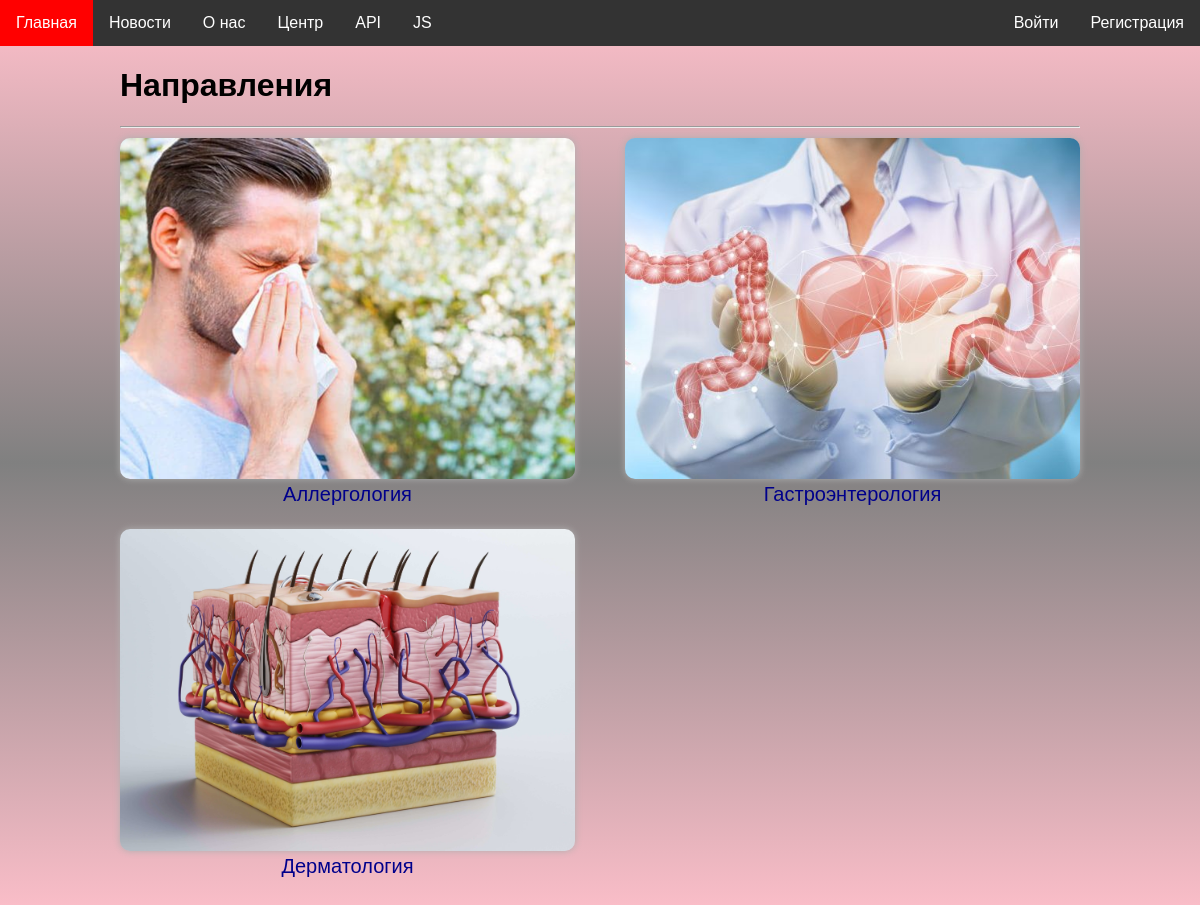
/services/categories/, run on an earlier commit of the app's database.
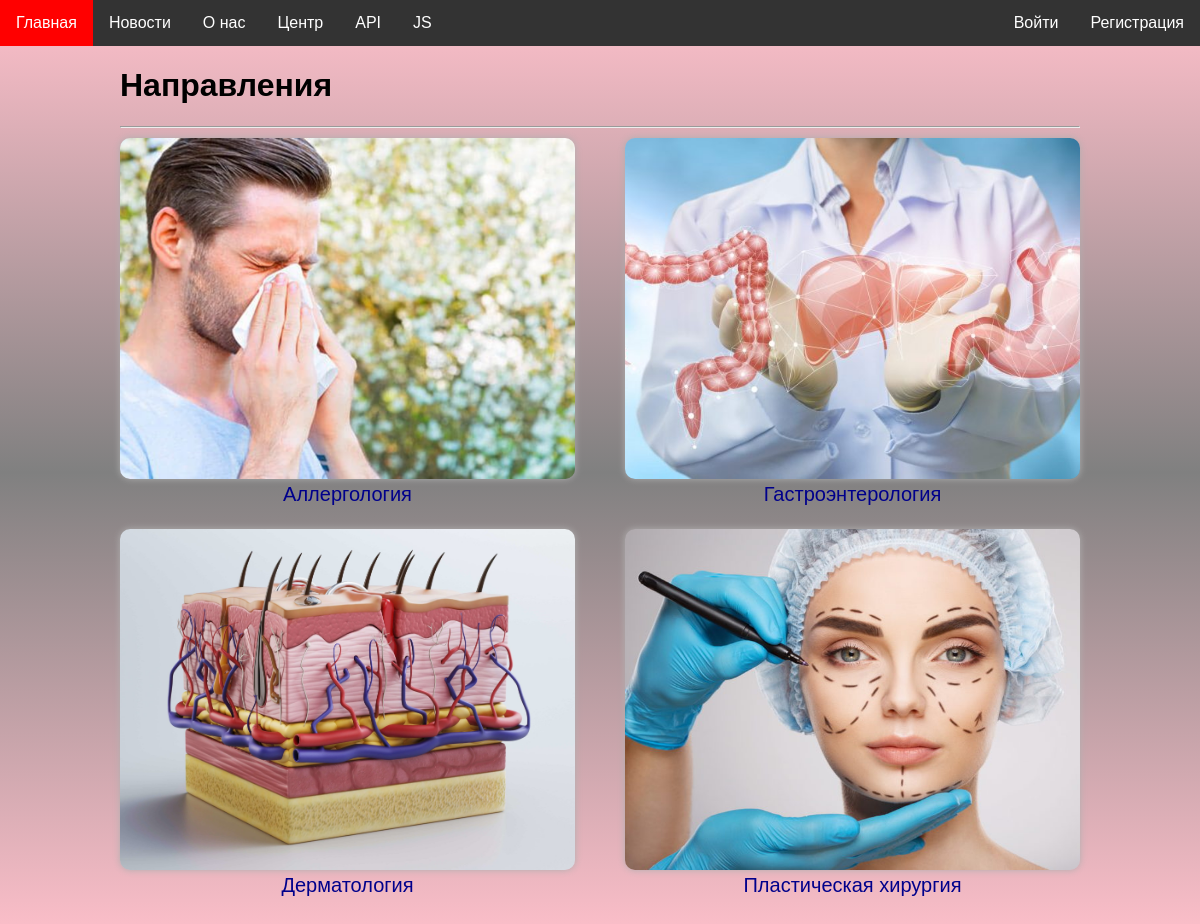
And on a later commit of the database.
### services/models.py (models this page shows, shortened)
class Category(models.Model):
    name = models.CharField(max_length=100)
    slug = models.SlugField(max_length=100, unique=True, db_index=True, verbose_name="URL")
    image = models.ImageField(upload_to='images/services/categories', null=True, blank=True)
    description = models.TextField(max_length=1000, null=True, blank=True)
    class Meta:
        verbose_name_plural = 'categories'

### services/views.py (the view)
# urls.py: path('categories/', CategoryListView.as_view(), name='category_list'),
class CategoryListView(ListView):
    model = Category

### website/templatetags/custom_tags.py (called while the page is built)
@register.simple_tag
def current_times():
    return {
        'local_time': datetime.now().strftime("%Y-%m-%d %H:%M:%S"),
        'utc_time':  datetime.now(timezone.utc).strftime("%Y-%m-%d %H:%M:%S"),
        'time_zone': timezone.get_current_timezone()
    }

@register.simple_tag
def date_range(num):
    today = datetime.now()
    date_list = [today + timedelta(days=i) for i in range(num)]
    return date_list

### services/templates/services/category_list.html (shortened to what this page needs)
{% extends 'website/base.html' %}
{% load static %}
{% block styles %}
    <link rel="stylesheet" href="{% static 'services/css/category-list.css' %}">
{% endblock %}
{% block content %}
    <h1>Направления</h1>
    <hr/>
    <div class="grid-container">
        {% for category in category_list %}
            <div class="card">
                <a href="{% url 'category_detail' slug=category.slug %}">
                    <div class="card-img">
                        {% if category.image %}
                            <img src="{{ category.image.url }}" alt="Category photo" class="card-img-top">
                        {% else %}
                            <img src="https://via.placeholder.com/500x500?text=No+Image" alt="No Image">
                        {% endif %}
                    </div>
                    <div class="card-body">
                        <span class="card-title">{{ category.name }}</span>
                    </div>
                </a>
            </div>
        {% endfor %}
    </div>
{% endblock %}

### website/templates/website/base.html (shortened to what this page needs)
{% load static %}
{% load custom_tags %}
<!DOCTYPE html>
<html>
<head>
    <link rel="stylesheet" href="{% static 'website/css/styles.css' %}">
    <link rel="stylesheet" href="{% static 'website/css/navbar.css' %}">
    {% block styles %}{% endblock %}
</head>
<body>
    <nav class="navbar">
        <section>
            <a href="{% url 'home' %}">Главная</a>
            <a href="{% url 'news' %}">Новости</a>
            <div class="dropdown">
                <button class="dropbtn">О нас</button>
            </div>
            <div class="dropdown">
                <button class="dropbtn">Центр</button>
            </div>
            <div class="dropdown">
                <button class="dropbtn">API</button>
            </div>
            <div class="dropdown">
                <button class="dropbtn">JS</button>
            </div>
        </section>
        <section>
            {% if user.is_authenticated %}
                <a href="{% url 'logout' %}">Выйти</a>
            {% else %}
                <a href="{% url 'login' %}">Войти</a>
                <a href="{% url 'register' %}">Регистрация</a>
            {% endif %}
        </section>
    </nav>
    <div class="container">
        <main>
            {% block content %}{% endblock %}
        </main>
                {% current_times as times %}
                {% date_range num=7 as range %}
    </div>
</body>
</html>

### website/static/website/css/styles.css (style rules this page uses)
* { font-family: Arial; }
body { padding: 0; margin: 0; }
.container { width: 80%; margin: auto; }
a:link { color: DarkBlue; }
input[type="submit"], button { cursor: pointer; }
body { background-image: linear-gradient(to bottom, rgba(190,255,241), rgba(208,208,255), rgba(190,255,241)); transition: background-color 2s; }
@media (max-width: 1280px) or (max-height: 720px) { body { background-image: linear-gradient(to top, pink, gray, pink); } }

### website/static/website/css/navbar.css (style rules this page uses)
.navbar { background-color: #333; font-family: Arial; display: flex; justify-content: space-between; position: sticky; top: 0; z-index: 1; }
.navbar a { float: left; font-size: 16px; color: white; text-align: center; padding: 14px 16px; text-decoration: none; }
.dropdown { float: left; overflow: hidden; }
.dropdown .dropbtn { font-size: 16px; border: none; outline: none; color: white; padding: 14px 16px; background-color: inherit; font-family: inherit; margin: 0; }

### services/static/services/css/category-list.css (style rules this page uses)
.card { transition: transform 0.1s; transform: perspective(3000px); }
.grid-container { display: grid; grid-template-columns: repeat(auto-fill, minmax(400px, 1fr)); grid-gap: 50px; margin-bottom: 50px; margin-top: 10px; }
.card-img { height: 100%; }
.card-img img { width: 100%; height: 100%; object-fit: cover; border-radius: 10px; box-shadow: 0px 0px 7px rgb(175, 175, 175); }
.card a { text-decoration: none; font-size: 1.25em; text-align: center; line-height: 1.5em; }

What changed in the data, as far as the page shows it:
added Category: image (picture), name "Пластическая хирургия"
